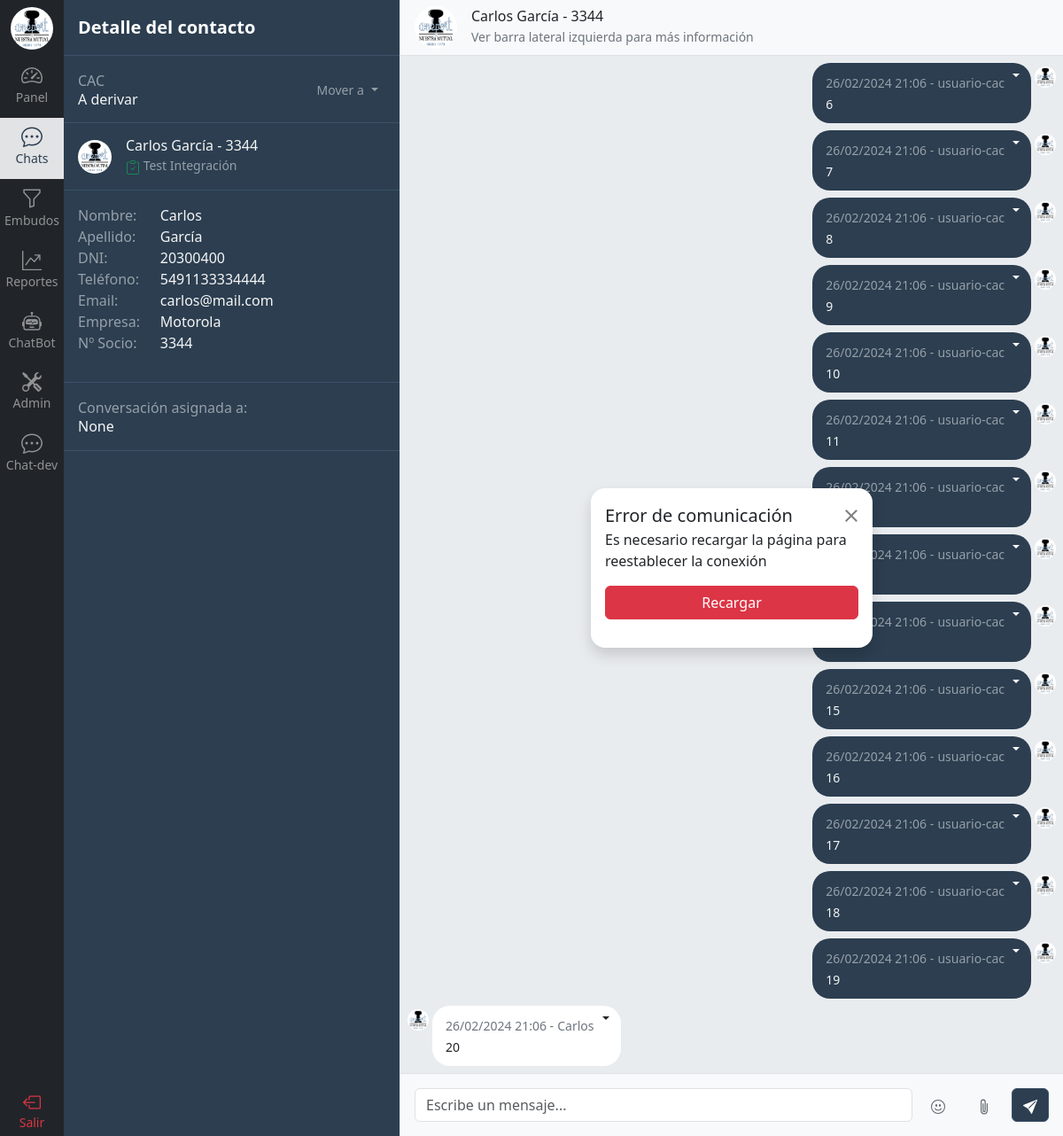
Page /contacto/chat/1/ (signed in) on the committed database.
### chat/models.py (models this page shows, shortened)
class SectorTarea(models.Model):
    sector = models.ForeignKey(Sector, on_delete=models.CASCADE)
    nombre = models.CharField(max_length=100)
    activo = models.BooleanField(default=True)  # Para que no se pierda las asignadas a un mensaje anterior si sacan una tarea
    orden = models.PositiveIntegerField(null=True, blank=True)
    def __str__(self):
        return self.nombre
    class Meta:
        verbose_name_plural = 'Sectores tareas'

class Sector(models.Model):
    nombre = models.CharField(max_length=100)
    def __str__(self):
        return self.nombre
    class Meta:
        verbose_name_plural = 'Sectores'

class Contacto(models.Model):
    nombre = models.CharField(max_length=100, null=True)
    apellido = models.CharField(max_length=100, null=True)
    dni = models.CharField(max_length=11, null=True)
    telefono = models.CharField(max_length=30)
    email = models.EmailField(max_length=60, null=True)
    empresa = models.CharField(max_length=100, null=True)
    nro_socio = models.PositiveIntegerField(null=True)

class Integracion(models.Model):
    nombre = models.CharField(max_length=100)
    activo = models.BooleanField()
    class Meta:
        verbose_name_plural = 'Integraciones'

class Mensaje(models.Model):
    contacto_integracion = models.ForeignKey(ContactoIntegracion, related_name='mensajes', on_delete=models.CASCADE)
    usuario = models.ForeignKey(Usuario, related_name='mensajes', on_delete=models.CASCADE, blank=True, null=True)
    contenido = models.TextField()
    id_integracion = models.CharField(max_length=36, null=True, blank=True)  # ID del mensaje de la integración para citarlo
    mensaje_citado = models.ForeignKey('self', related_name='mensajes_citados', on_delete=models.CASCADE, blank=True, null=True)
    recibido = models.DateTimeField(null=True)  # Verificar con la API
    leido = models.DateTimeField(null=True)  # Verificar con la API
    fecha_hora = models.DateTimeField(auto_now_add=True)
    class Meta:
        ordering = ('fecha_hora',)
        verbose_name_plural = 'Mensajes'

### usuario/models.py (models this page shows)
class Usuario(AbstractUser):
    perfil = models.ForeignKey(Perfil, related_name="usuarios",on_delete=models.CASCADE, null=True, blank=True)
    class Meta:
        verbose_name_plural = 'Usuarios'
    def __str__(self):
        return self.username
    def sectores_permitidos(self):
        if self.perfil:
            return self.perfil.perfiles_sectores.first().sectores.all()

### chat/views.py (the view)
# urls.py: path('chat/<int:id>/', views.chat, name='chat'),
@login_required
def chat(request, id):
    sectores_permitidos = request.user.sectores_permitidos()
    contacto = get_object_or_404(Contacto.objects.prefetch_related('contacto_integraciones__integracion'), id=id)
    if not contacto.contacto_integraciones.first().contacto_tareas.first().sector_tarea.sector in sectores_permitidos:
        return render(request, 'restringido.html')
    contacto_integracion = contacto.contacto_integraciones.first()
    integracion = contacto_integracion.integracion.nombre
    contacto_tarea = contacto_integracion.contacto_tareas.first()
    sector_tarea = contacto_tarea.sector_tarea
    sectores = Sector.objects.prefetch_related('sectortarea_set').all()
    contacto_mensajes = Mensaje.objects.filter(contacto_integracion__contacto=contacto).order_by('-fecha_hora')[:MENSAJES_POR_PAGINA]  # Ver cómo manejar esto si hay muchos mensajes
    contacto_mensajes = sorted(contacto_mensajes, key=lambda x: x.fecha_hora)
    contactos = Contacto.objects.annotate(
        last_message_content=Subquery(
            Mensaje.objects.filter(contacto_integracion=OuterRef('pk')).values('contenido').order_by('-fecha_hora')[:1]
        ),
        last_message_date=Subquery(
            Mensaje.objects.filter(contacto_integracion=OuterRef('pk')).values('fecha_hora').order_by('-fecha_hora')[:1]
        ),
        last_message_user=Subquery(
            Mensaje.objects.filter(contacto_integracion=OuterRef('pk')).values('usuario__username').order_by('-fecha_hora')[:1]
        )
    )
    nombres_usuarios = list(Usuario.objects.values_list('username', flat=True))
    context = {
        'contacto': contacto,
        'contacto_mensajes': contacto_mensajes,
        'contactos': contactos,
        'integracion': integracion,
        'sector_tarea': sector_tarea,
        'embudos': sectores,
        'usuario_asignado': contacto_tarea.usuario,
        'usuarios': nombres_usuarios,
        'debug': DEBUG
    }
    if re.search('/contacto/chat-dev/', request.path):  # Para Tests
        return render(request, 'chat/chatsdev.html', context)
    else:
        return render(request, 'chat/detalle_chat.html', context)

### templates/chat/detalle_chat.html (shortened to what this page needs)
{% extends 'base.html' %}
{% load static %}
{% load humanize %}
{% block content %}
{% include 'navbar.html' %}
  <div class="d-flex flex-column align-items-stretch flex-shrink-0 bg-union border-end" style="width: 380px;">
    <div class="d-flex align-items-center flex-shrink-0 p-3 border-bottom border-union">
      <span class="fs-5 fw-semibold text-white">Detalle del contacto</span>
    </div>
    <div id="room-list" class="list-group list-group-flush h-100">
      <div class="d-flex justify-content-between align-items-center gap-3 p-3 border-bottom border-union">
        <div>
          <p id="sector" class="m-0 text-white-50">{{ sector_tarea.sector }}</p>
          <h6 id="sector-tarea" class="m-0">{{ sector_tarea }}</h6>
        </div>
        <div>
          <div class="dropdown scroll-white">
            <button class="btn py-0 px-2 dropdown-toggle text-white-50" type="button" data-bs-toggle="dropdown" aria-expanded="false" style="border: none !important; outline: none;">
              <small class="text-white-50">Mover a</small>
            </button>
          </div>
        </div>
      </div>
      <div class="d-flex align-items-center gap-3 p-3 border-bottom border-union">
        <img src="{% static 'img/logo.png' %}" alt="ameport_logo" width="38" height="38" class="rounded-circle">
        <div>
          {% if contacto.nombre %}
              <h6 class="m-0">{{ contacto.nombre }} {{ contacto.apellido}} - {{ contacto.nro_socio }}</h6>
          {% else %}
              <h6 class="m-0">{{ contacto.telefono }}</h6>
          {% endif %}
          <p class="m-0 text-white-50">
            <small>
              {{ integracion }} Integración
            </small>
          </p>
        </div>
      </div>
      <div class="p-3 border-bottom border-union">
          <div class="row mb-3">
            <div class="col-3 m-0 text-white-50">Nombre: </div>
            <div class="col-9 m-0">{{ contacto.nombre|default:"-" }}</div>
            <div class="col-3 m-0 text-white-50">Apellido: </div>
            <div class="col-9 m-0">{{ contacto.apellido|default:"-" }}</div>
            <div class="col-3 m-0 text-white-50">DNI: </div>
            <div class="col-9 m-0">{{ contacto.dni|default:"-" }}</div>
            <div class="col-3 m-0 text-white-50">Teléfono: </div>
            <div class="col-9 m-0">{{ contacto.telefono }}</div>
            <div class="col-3 m-0 text-white-50">Email: </div>
            <div class="col-9 m-0">{{ contacto.email|default:"-" }}</div>
            <div class="col-3 m-0 text-white-50">Empresa: </div>
            <div class="col-9 m-0">{{ contacto.empresa|default:"-" }}</div>
            <div class="col-3 m-0 text-white-50">Nº Socio: </div>
            <div class="col-9 m-0">{{ contacto.nro_socio|default:"-" }}</div>
          </div>
      </div>
      <div class="d-flex justify-content-between align-items-center gap-3 p-3 border-bottom border-union">
        <div>
          <p class="m-0 text-white-50">Conversación asignada a:</p>
          <h6 class="m-0">{{ usuario_asignado }}</h6>
        </div>
      </div>
    </div>
  </div>
  {% if contacto_mensajes %}
    {% include 'chat/components/caja_chat.html' %}
  {% else %}
    <div class="flex-grow-1 d-flex align-items-center justify-content-center bg-body-tertiary">
      <p class="text-secondary">Seleccione un chat para enviar mensajes</p>
    </div>
  {% endif %}
{% endblock %}

### templates/chat/components/caja_chat.html (shortened to what this page needs)
{% load static %}
<div class="d-flex flex-column justify-content-between w-100 scroll-white position-relative">
    <div class="d-flex align-items-center gap-3 text-decoration-none p-3 border-bottom bg-body-tertiary" style="height: 63px">
      <img src="{% static 'img/logo.png' %}" alt="ameport_logo" width="48" height="48" class="rounded-circle">
      <div>
        {% if contacto.nombre %}
            <h6 class="m-0">{{ contacto.nombre }} {{ contacto.apellido}} - {{ contacto.nro_socio }}</h6>
        {% else %}
            <h6 class="m-0">{{ contacto.telefono }}</h6>
        {% endif %}
        <p class="m-0 text-secondary"><small>Ver barra lateral izquierda para más información</small></p>
      </div>
    </div>
    <div id="chat-messages" class="d-flex flex-column gap-2 bg-body-secondary p-2 h-100 overflow-y-scroll">
        {% for mensaje in contacto_mensajes %}
            {% if test %}
                {% if mensaje.usuario %}
                    {% include 'chat/components/caja_chat_mensaje_izq.html' %}
                {% else %}
                    {% include 'chat/components/caja_chat_mensaje_der.html' %}
                {% endif %}
            {% else %}
                {% if mensaje.usuario %}
                    {% include 'chat/components/caja_chat_mensaje_der.html' %}
                {% else %}
                    {% include 'chat/components/caja_chat_mensaje_izq.html' %}
                {% endif %}
            {% endif %}
        {% endfor %}
    </div>
    <div class="bg-body-tertiary p-3 border-top">
        <form id="form-chat-submit" class="d-flex justify-content-center align-items-center gap-2" method="POST" enctype="multipart/form-data">
            <input class="form-control" type="text" id="chat-message-input" placeholder="Escribe un mensaje...">
            <button id="emojiButton" type="button" class="btn btn-light">
            </button>
            <div class="dropup-center dropup">
                <button id="attached-button" class="btn btn-light" type="button" data-bs-toggle="dropdown" aria-expanded="false">
                    <svg xmlns="http://www.w3.org/2000/svg" width="20" height="18" fill="currentColor" class="bi bi-paperclip" viewBox="0 0 16 16">
                        <path d="M4.5 3a2.5 2.5 0 0 1 5 0v9a1.5 1.5 0 0 1-3 0V5a.5.5 0 0 1 1 0v7a.5.5 0 0 0 1 0V3a1.5 1.5 0 1 0-3 0v9a2.5 2.5 0 0 0 5 0V5a.5.5 0 0 1 1 0v7a3.5 3.5 0 1 1-7 0z"/>
                    </svg>
                </button>
            </div>
            <div class="toast-container position-fixed p-3" style="right: 10px; bottom: 65px;">
            </div>
            <button id="chat-message-submit" class="btn btn-primary">
            </button>
        </form>
    </div>
    <div id="box-error" class="modal-dialog position-absolute z-3 d-flex d-none" role="document" style="width: 350px; top: 50%; left: 50%; transform: translate(-50%, -50%);">
        <div class="modal-content rounded-4 shadow bg-white m-3 p-3" >
            <div class="modal-header border-bottom-0">
            <h2 class="modal-title fs-5">[Titulo del error]</h2>
            <button type="button" class="btn-close" data-bs-close="modal"></button>
            </div>
            <div class="modal-body py-0">
            </div>
            <div class="modal-footer flex-column align-items-stretch w-100 gap-2 mt-3 pb-3 border-top-0">
            <a href="{{ request.path }}" class="btn btn-danger">Recargar</a>
            </div>
        </div>
    </div>
</div>

### templates/chat/components/caja_chat_mensaje_der.html (shortened to what this page needs)
{% load static %}
<div style="max-width: 60%;" class="align-self-end d-flex flex-column">
    <div class="d-flex flex-row-reverse gap-1 ">
        <img src="{% static 'img/logo.png' %}" alt="" width="24" height="24" class="mt-1 rounded-circle">
        <div id="{{ mensaje.id_integracion }}" class="bg-union caja-mensaje-chat position-relative" data-side="right">
            <div class="mensaje-cabecera">
                <small class="text-white-50">{{ mensaje.fecha_hora|date:"d/m/Y" }} {{ mensaje.fecha_hora|time:"H:i" }} -</small>
                <small class="text-white-50">
                    {% if mensaje.usuario %}
                        {{ mensaje.usuario }}
                    {% else %}
                        {% if contacto.nombre %}
                            {{ contacto.nombre }}
                        {% else %}
                            {{ contacto.telefono }}
                        {% endif %}
                    {% endif %}
                </small>
            </div>
            <small class="mensaje-contenido">{{ mensaje.contenido|linebreaksbr|safe }}</small>
            <div class="dropdown dropdown-start position-absolute top-0" style="right: 5px">
                <button class="btn py-0 px-2 dropdown-toggle text-white" type="button" data-bs-toggle="dropdown" aria-expanded="false" style="border: none !important; outline: none;"></button>
            </div>
        </div>
    </div>
</div>

### templates/chat/components/caja_chat_mensaje_izq.html (shortened to what this page needs)
{% load static %}
<div style="max-width: 60%;" class="align-self-start d-flex flex-column">
    <div class="d-flex gap-1 ">
        <img src="{% static 'img/logo.png' %}" alt="" width="24" height="24" class="mt-1 rounded-circle">
        <div id="{{ mensaje.id_integracion }}" class="bg-white caja-mensaje-chat position-relative" data-side="left">
            <div class="mensaje-cabecera">
                <small class="text-secondary">{{ mensaje.fecha_hora|date:"d/m/Y" }} {{ mensaje.fecha_hora|time:"H:i" }} -</small>
                <small class="text-secondary">
                    {% if mensaje.usuario %}
                        {{ mensaje.usuario }}
                    {% else %}
                        {% if contacto.nombre %}
                            {{ contacto.nombre }}
                        {% else %}
                            {{ contacto.telefono }}
                        {% endif %}
                    {% endif %}
                </small>
            </div>
            <small class="mensaje-contenido">{{ mensaje.contenido|linebreaksbr|safe }}</small>
            <div class="dropdown dropdown-start position-absolute top-0" style="right: 5px">
                <button class="btn py-0 px-2 dropdown-toggle text-dark" type="button" data-bs-toggle="dropdown" aria-expanded="false" style="border: none !important; outline: none;"></button>
            </div>
        </div>
    </div>
</div>

### static/css/style.css (style rules this page uses)
:root { --primary-color: rgb(44, 62, 80); --primary-hover-color: #3c5268; --primary-light-color: rgb(80, 107, 133); --secondary-color: #FFFFFF; --secondary-light-color: #dee2e7; }
.bg-union { background-color: var(--primary-color); color: #f5f5f5; }
.border-union { border-bottom-color: var(--primary-hover-color) !important; }
.btn-primary { background-color: var(--primary-color) !important; border-color: var(--primary-hover-color) !important; }
.btn-light { color: #5C636A; }
.caja-mensaje-chat { padding: 10px 30px 10px 15px; border-radius: 20px; }

### rows in the picture
SectorTarea: sector "CAC", nombre "A derivar"
Contacto: nombre "Carlos", apellido "García", nro_socio "3344", dni "20300400", telefono "5491133334444", email "carlos@mail.com", empresa "Motorola"
Integracion: nombre "Test"
Mensaje: fecha_hora "26/02/2024", fecha_hora "21:06", usuario "usuario-cac", contenido "6"
Mensaje: fecha_hora "26/02/2024", fecha_hora "21:06", usuario "usuario-cac", contenido "7"
Mensaje: fecha_hora "26/02/2024", fecha_hora "21:06", usuario "usuario-cac", contenido "8"
Mensaje: fecha_hora "26/02/2024", fecha_hora "21:06", usuario "usuario-cac", contenido "9"
Mensaje: fecha_hora "26/02/2024", fecha_hora "21:06", usuario "usuario-cac", contenido "10"
Mensaje: fecha_hora "26/02/2024", fecha_hora "21:06", usuario "usuario-cac", contenido "11"
Mensaje: fecha_hora "26/02/2024", fecha_hora "21:06", usuario "usuario-cac"
Mensaje: fecha_hora "21:06", usuario "usuario-cac"
Mensaje: fecha_hora "21:06", usuario "usuario-cac"
Mensaje: fecha_hora "26/02/2024", fecha_hora "21:06", usuario "usuario-cac", contenido "15"
Mensaje: fecha_hora "26/02/2024", fecha_hora "21:06", usuario "usuario-cac", contenido "16"
Mensaje: fecha_hora "26/02/2024", fecha_hora "21:06", usuario "usuario-cac", contenido "17"
Mensaje: fecha_hora "26/02/2024", fecha_hora "21:06", usuario "usuario-cac", contenido "18"
Mensaje: fecha_hora "26/02/2024", fecha_hora "21:06", usuario "usuario-cac", contenido "19"
Mensaje: fecha_hora "26/02/2024", fecha_hora "21:06", contenido "20"

### other values in the picture
{{ usuario_asignado }} "None"
